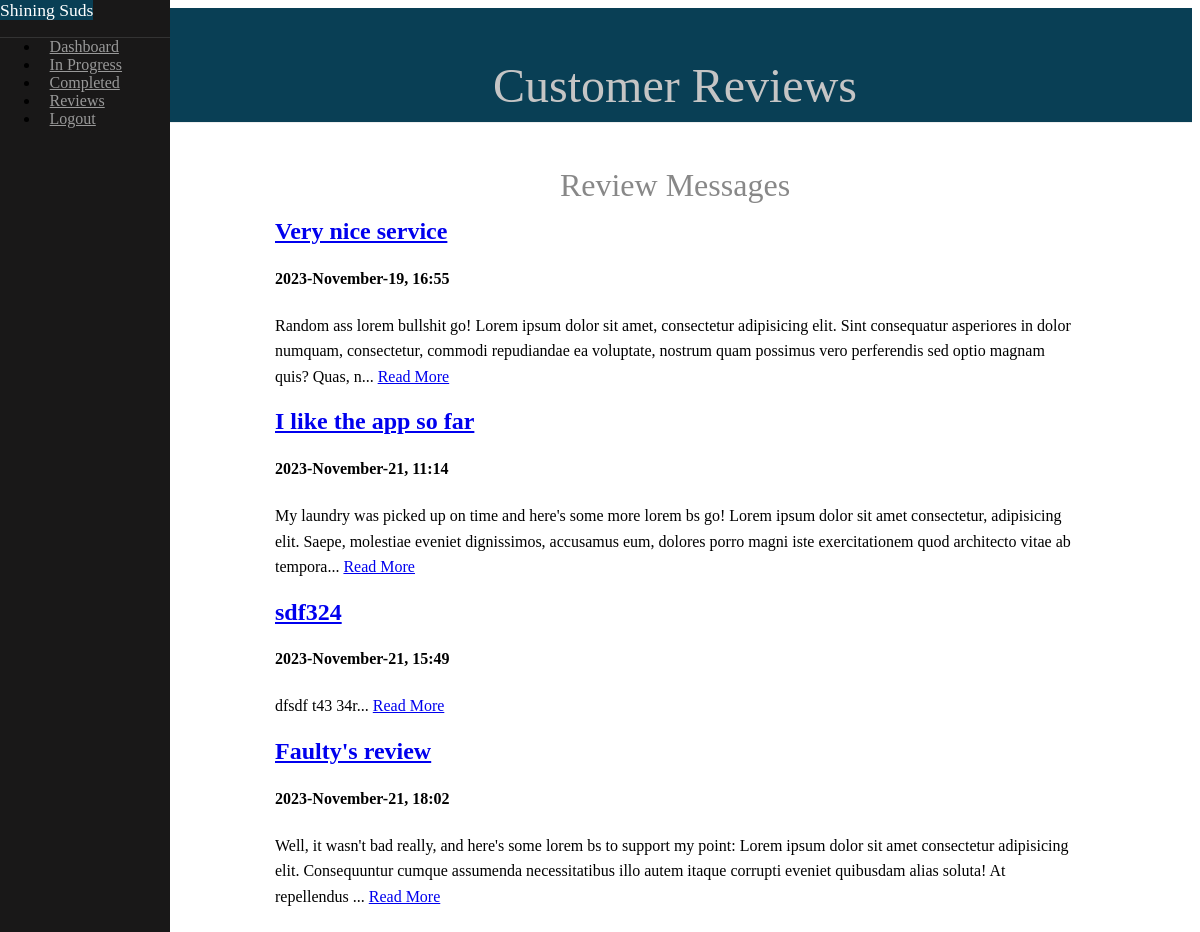
Page /admin/review (signed in) on the committed database.
### laundry/models.py (models this page shows, shortened)
class Message(db.Model):
    __tablename__ = 'messages'
    id = db.Column(db.Integer, primary_key=True)
    subject = db.Column(db.String)
    message = db.Column(db.Text(), nullable=False)
    timestamp = db.Column(db.DateTime, default=datetime.datetime.now())
    user_id = db.Column(db.Integer, db.ForeignKey('users.id', name='fk_user_id'))
    user = db.relationship("User", uselist=False, backref="messages")

### laundry/admin/views.py (the view)
@admin.route('/review')
@login_required
def reviews():
    messages = Message.query.all()
    return render_template('admin/reviews.html', messages=messages)

### laundry/models.py (called while the page is built)
@login_manager.user_loader
def load_user(id):
    return User.get(id)

    def get(index: str | int) -> Query | None:
        return User.query.get(index) or User.query.filter_by(email=index).first()

### laundry/templates/admin/reviews.html (shortened to what this page needs)
{% extends "shared/base.html" %}
{% block content %}
<div id="main">
    <div class="header">
        <h1>Customer Reviews</h1>
    </div>
    <div class="content">
        <h1 class="content-subhead center">Review Messages</h1>
        {% for msg in messages %}
        <h2>
            <a href="{{ url_for('.review_msg', id=msg.id) }}">{{ msg.subject }}</a>
        </h2>
        <h4>
            {{ msg.timestamp.strftime("%Y-%B-%d") }},
            {{ msg.timestamp.strftime("%H:%M") }}
        </h4>
        <p>{{ msg.message[:250] }}... <a href="{{ url_for('.review_msg', id=msg.id) }}">Read More</a></p>
        {% endfor %}
    </div>
</div>
{% endblock %}

### laundry/static/css/pure-custom.css (style rules this page uses)
body { color: #000000; }
.content { margin: 0 auto; padding: 0 2em; max-width: 800px; margin-bottom: 50px; line-height: 1.6em; }
.header { margin: 0; color: #333; text-align: center; padding: 2.5em 2em 0; border-bottom: 1px solid #eee; background-color: rgb(9, 63, 85); font-family: Georgia, 'Times New Roman', Times, serif; }
.header h1 { margin: 0.2em 0; font-size: 3em; font-weight: 300; color: #c5c5c5; }
.content-subhead { margin: 50px 0 20px 0; font-weight: 300; color: #888; }
@media (min-width: 48em) { .header, .content { padding-left: 2em; padding-right: 2em; } }

### laundry/static/css/my_custom.css (style rules this page uses)
.center { display: flex; align-items: center; justify-content: center; }
::placeholder { color: rgb(9, 63, 85); opacity: 0.7; }

### rows in the picture
Message: subject "Very nice service", timestamp "2023-November-19", timestamp "16:55", message "Random ass lorem bullshit go! Lorem ipsum dolor sit amet, consectetur adipisicing elit. Sint consequatur asperiores in dolor numquam, consectetur, commodi repudiandae ea voluptate, nostrum quam possimus vero perferendis sed optio magnam quis? Quas, n"
Message: subject "I like the app so far", timestamp "2023-November-21", timestamp "11:14", message "My laundry was picked up on time and here's some more lorem bs go! Lorem ipsum dolor sit amet consectetur, adipisicing elit. Saepe, molestiae eveniet dignissimos, accusamus eum, dolores porro magni iste exercitationem quod architecto vitae ab tempora"
Message: subject "sdf324", timestamp "2023-November-21", timestamp "15:49", message "dfsdf t43 34r"
Message: subject "Faulty's review", timestamp "2023-November-21", timestamp "18:02", message "Well, it wasn't bad really, and here's some lorem bs to support my point: Lorem ipsum dolor sit amet consectetur adipisicing elit. Consequuntur cumque assumenda necessitatibus illo autem itaque corrupti eveniet quibusdam alias soluta! At repellendus"
